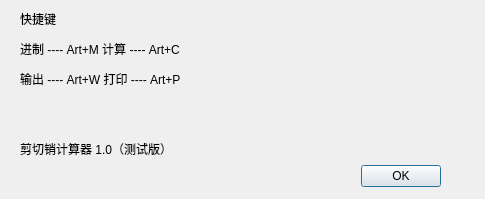
<?xml version="1.0" encoding="UTF-8"?>
<ui version="4.0">
 <class>AboutDialog</class>
 <widget class="QDialog" name="AboutDialog">
  <property name="geometry">
   <rect>
    <x>0</x>
    <y>0</y>
    <width>485</width>
    <height>199</height>
   </rect>
  </property>
  <property name="windowTitle">
   <string>软件帮助</string>
  </property>
  <widget class="QDialogButtonBox" name="buttonBox">
   <property name="geometry">
    <rect>
     <x>100</x>
     <y>160</y>
     <width>341</width>
     <height>32</height>
    </rect>
   </property>
   <property name="orientation">
    <enum>Qt::Horizontal</enum>
   </property>
   <property name="standardButtons">
    <set>QDialogButtonBox::Ok</set>
   </property>
  </widget>
  <widget class="QLabel" name="label">
   <property name="geometry">
    <rect>
     <x>20</x>
     <y>10</y>
     <width>431</width>
     <height>161</height>
    </rect>
   </property>
   <property name="text">
    <string>&lt;html&gt;&lt;head/&gt;&lt;style type=&quot;text/css&quot;&gt;p{color:balck;font-size:10pt; font-family:&quot;宋体&quot;;margin:5px}\n&lt;/style&gt;&lt;body&gt;&lt;p&gt;快捷键 &lt;/p&gt;&lt;p&gt;进制 ---- Art+M   计算 ---- Art+C   &lt;/p&gt;&lt;p&gt;输出 ---- Art+W   打印 ---- Art+P  &lt;/p&gt;&lt;p&gt;&lt;br/&gt;&lt;/p&gt;&lt;p&gt;剪切销计算器 1.0（测试版） &lt;/p&gt;&lt;p&gt;川南航天能源科技有限公司 版权所有！&lt;/p&gt;&lt;/body&gt;&lt;/html&gt;</string>
   </property>
  </widget>
 </widget>
 <resources/>
 <connections>
  <connection>
   <sender>buttonBox</sender>
   <signal>accepted()</signal>
   <receiver>AboutDialog</receiver>
   <slot>accept()</slot>
   <hints>
    <hint type="sourcelabel">
     <x>248</x>
     <y>254</y>
    </hint>
    <hint type="destinationlabel">
     <x>157</x>
     <y>274</y>
    </hint>
   </hints>
  </connection>
  <connection>
   <sender>buttonBox</sender>
   <signal>rejected()</signal>
   <receiver>AboutDialog</receiver>
   <slot>reject()</slot>
   <hints>
    <hint type="sourcelabel">
     <x>316</x>
     <y>260</y>
    </hint>
    <hint type="destinationlabel">
     <x>286</x>
     <y>274</y>
    </hint>
   </hints>
  </connection>
 </connections>
</ui>
